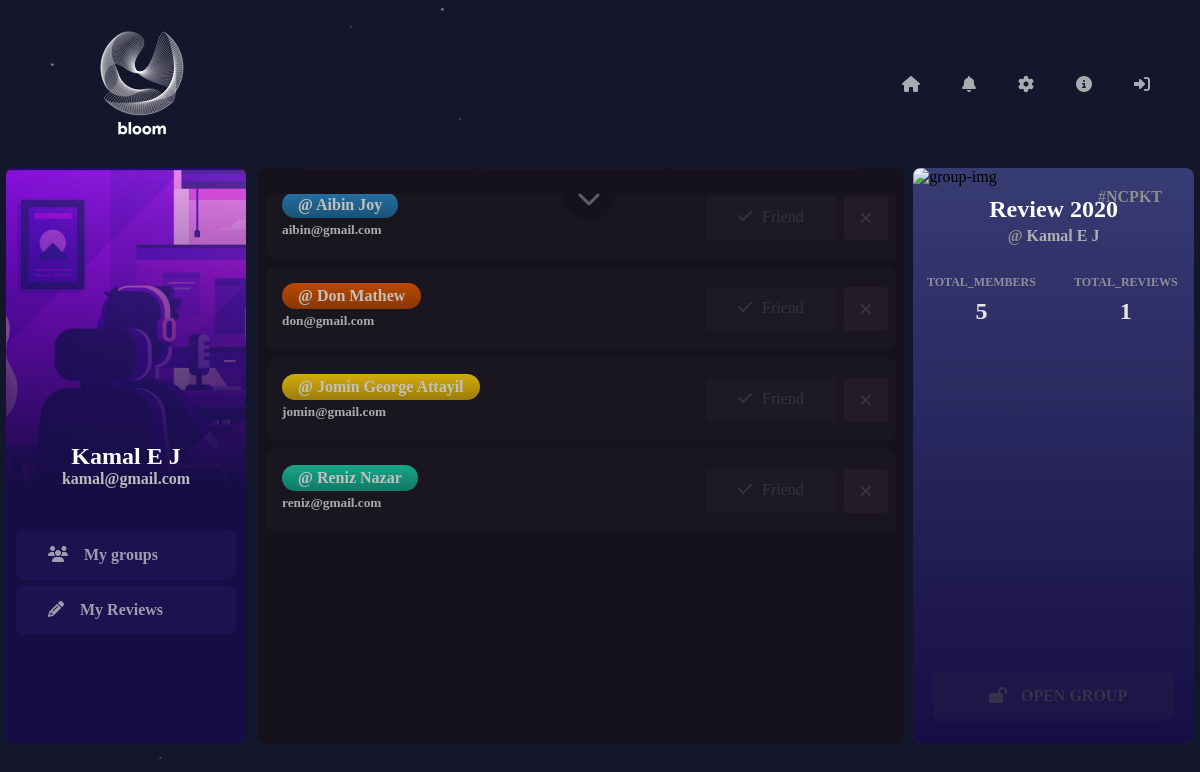
Screenshot of /showGroup.php?groupId=80 (signed in) with the database file from the repository.
### tables this page shows
CREATE TABLE `users` (
  `id` bigint(20) UNSIGNED NOT NULL,
  `name` varchar(255) NOT NULL,
  `email` varchar(255) NOT NULL,
  `password` varchar(255) NOT NULL
);

CREATE TABLE `joinedgroup` (
  `id` int(10) UNSIGNED NOT NULL,
  `group_id` int(11) NOT NULL,
  `user_id` bigint(20) UNSIGNED NOT NULL
);

CREATE TABLE `groups` (
  `id` int(100) NOT NULL,
  `user_id` bigint(20) UNSIGNED NOT NULL,
  `group_name` varchar(50) NOT NULL,
  `group_type` varchar(10) NOT NULL,
  `group_gen_id` varchar(10) NOT NULL
);

### showGroup.php (the view, shortened to what this page needs)
<?php
    include 'mainTop.php';
?>
<div class="group-detail-container">
    <div class="group-member-box" id="group-members-box">
        <?php
            require "includes/dh.inc.php";
            $gid = $_GET['groupId'];
            $uid = $_SESSION['userid'];
            $sql = "SELECT * FROM groups WHERE user_id='$uid' AND id='$gid';";
            $result = mysqli_query($conn, $sql);
            if(mysqli_num_rows($result)>0) {
                echo '<div class="group-options">
                <a href="#" class="add-friends-buttons2 second-add-friend0-button" style="position: relative;padding: 16px 32px;"><i class="fas fa-plus-square pdspace"></i> ADD FRIENDS</a>
                <a href="#" onclick="showAnnounceInputBox()" class="add-friends-buttons" style="position: relative;padding: 16px 32px;"><i class="fas fa-bullhorn pdspace"></i> BROADCAST</a>
                <a href="#" class="group-close-button delgp" style="position: relative;padding: 16px 32px;"><i class="fas fa-trash pdspace"></i> DELETE GROUP</a>
                <i class="fas fa-chevron-down pulldownarrow"></i>
                </div>';
            }
        ?>
        <?php
        if(isset($_GET['groupId'])) {
            $gid = $_GET['groupId'];
            $uid= $_SESSION['userid'];
            $sql = "SELECT u.name,u.id,u.email, g.group_id FROM users u,joinedgroup g WHERE g.group_id='$gid' AND g.user_id=u.id ORDER BY u.name;";
            $result = mysqli_query($conn, $sql);
            while($row = mysqli_fetch_assoc($result)) {
                if($row['id'] != $uid) {
                    echo '
                    <div class="review-box">
                    <div class="inside-review-option-box">';
                        $fid = $row['id'];
                        $sql2 = "SELECT * FROM myfriends WHERE user_id='$uid' AND friend_id='$fid';";
                        $results = mysqli_query($conn, $sql2);
                        $rowz = mysqli_num_rows($results);
                        if($rowz>0) {
                            echo '<a class="already-friend-button"><i class="fas fa-check pdspace"></i> Friend</a>';
                        }else {
                            echo '<a href="includes/addFriend.inc.php?id='.$fid.'&gid='.$gid.'" class="add-friend-button"><i class="fas fa-user-plus pdspace"></i> Add Friend</a>';
                        }
                        $qry = "SELECT * FROM groups WHERE user_id='$uid' AND id='$gid';";
                        $resultss = mysqli_query($conn, $qry);
                        if(mysqli_num_rows($resultss)>0) {
                            echo '<a href="includes/kick.inc.php?userId='.$row['id'].'&groupId='.$row['group_id'].'" class="kickout-btn"><i class="fas fa-times close-button"></i><span class="kick-span">KICK OUT</span></a>';
                        }
                    echo '
                    </div><div class="review-top">
                        <h4 class="group-username">@ '.$row['name'].'</h4>
                        <h5 class="group-user-about">'.$row['email'].'</h5>
                    </div>
                    <form method="POST" action="includes/sendReview.inc.php" class="review-bottom">
                    <i class="fas fa-comment-alt review-icon"></i>
                        <input type="text" placeholder="Say something about '.$row['name'].'" class="review-input" maxlength="500" id="review" require name="review">
                        <input type="hidden" id="userid" name="userid" value="'.$row['id'].'">
                        <input type="hidden" id="groupid" name="groupid" value="'.$row['group_id'].'">
                        <button type="submit" name="review-submit" class="review-button"><i class="fas fa-paper-plane pdspace"></i> send</button>
                    </form>
                    </div>
                    ';
                }
            }
        }
    ?>
    </div>
    <div class="group-details-box">
        <div>
            <img src="images/group-image.webp" alt="group-img">
            <div class="image-black-cover"></div>
        </div>
        <?php
            require "includes/dh.inc.php";
            if(isset($_GET['groupId'])) {
                $groupid = $_GET['groupId'];
                $sql = "SELECT * FROM groups WHERE id='$groupid';";
                $result = mysqli_query($conn, $sql);
                if($row = mysqli_fetch_assoc($result)) {
                    $uid = $row['user_id'];
                    $sql = "SELECT name FROM users where id='$uid';";
                    echo '
                        <div class="group-code-box">#
                        <input type="text" readonly value="'.$row['group_gen_id'].'" class="group-code">
                        </div>
                        <div class="group-detail-sub">
                        <h3 class="group-name">'.$row['group_name'].'</h3>
                    ';
                    if($row = mysqli_fetch_assoc(mysqli_query($conn, $sql))) {
                        echo '
                            <h4 class="group-hostname">@ <span>'.$row['name'].'</span></h4>
                            </div>
                        ';
                    }
                }
            }
        ?>
        <div style="display: grid;grid-template-columns: repeat(2,1fr);margin-top: 16px;row-gap: 8px;column-gap: 8px;">
            <h4 class="member-sub-text">TOTAL_MEMBERS</h4>
            <h4 class="member-sub-text">TOTAL_REVIEWS</h4>
            <?php
                require 'includes/dh.inc.php';
                if(isset($_GET['groupId'])) {
                    $gid = $_GET['groupId'];
                    $sql = "SELECT u.name,u.id,u.email FROM users u,joinedgroup g WHERE g.group_id='$gid' AND g.user_id=u.id;";
                    $result = mysqli_query($conn, $sql);
                    $total_members = mysqli_num_rows($result);
                    echo '
                        <h2 class="total-members" id="total_">'.$total_members.'</h2>
                        <input type="hidden" id="group-id" value="'.$gid.'">
                        <input type="hidden" id="group_t" value="'.$total_members.'">
                    ';
                    $sql = "SELECT * FROM reviews WHERE group_id='$gid';";
                    $result = mysqli_query($conn, $sql);
                    $totalReviews = mysqli_num_rows($result);
                    echo '
                        <h2 class="total-members">'. $totalReviews .'</h2>
                    ';
                }
            ?>
            <?php
                require 'includes/dh.inc.php';
                $uid = $_SESSION['userid'];
                $groupid = $_GET['groupId'];
                $sql = "SELECT * FROM groups WHERE user_id='$uid' AND id='$groupid';";
                $result = mysqli_query($conn, $sql);
                if($row = mysqli_fetch_assoc($result)) {
                    if($row['group_type'] == 'Public') {
                        echo '<a href="includes/groupAccess.inc.php?groupId='.$groupid.'" class="group-close-buttons"><i class="fas fa-lock pdspace"></i> CLOSE GROUP</a>';
                    }else {
                        echo '<a href="includes/groupAccess.inc.php?groupId='.$groupid.'" class="group-close-buttons open-button"><i class="fas fa-lock-open pdspace"></i> OPEN GROUP</a>';
                    }
                }else {
                    echo '<a href="includes/leaveGroup.inc.php?groupId='.$groupid.'" class="group-close-buttons"><i class="fas fa-sign-out-alt pdspace"></i> LEAVE GROUP</a>';
                }
            ?>
        </div>
    </div>
</div>
<?php
    include 'mainBottom.php';
?>

### mainTop.php (shortened to what this page needs)
<!DOCTYPE html>
<html lang="en">
<head>
    <link rel="stylesheet" href="css/styles.css">
</head>
<body>
<?php
    include_once("headpart.php");
?>
<div class="main-container">
    <div class="left-container shrink-in-amongus">
        <div class="user-info-box">
            <div class="image-black-cover"></div>
            <div class="user-infos">
            <?php
            require 'includes/dh.inc.php';
            $userid = $_SESSION['userid'];
            $sql = "SELECT * FROM users WHERE id='$userid';";
            $result = mysqli_query($conn, $sql);
            if($row = mysqli_fetch_assoc($result)) {
                echo '<h2>'.$row['name'].'</h2>';
                echo '<h4>'.$row['email'].'</h4>';
            }
            ?>
            </div>
        </div>
        <div class="user-menus">
            <a href="myGroup.php" class="user-menu-buttons active-menus-groups"><i class="fas fa-users uicons"></i> My groups</a>
            <a href="showMyReviews.php" class="user-menu-buttons active-menus-reviews"><i class="fas fa-pencil-alt uicons"></i> My Reviews
             </a>
        </div>
    </div>
    <div class="right-container expand-in-amongus">

### headpart.php (shortened to what this page needs)
<div class="top-menu-bar">
    <a href="index.php"><img src="images/logo.svg" alt="logo" class="logo-img"></a>
    <div style="display: flex;position: relative;">
    <a href="index.php" class="menus active-home"><i class="fas fa-home pdspace"></i> </a>
        <a href="#" class="menus notification-button"><i class="fas fa-bell pdspace"></i>
        <span class="name-menu notimenu">Notifications</span></a>
        <a href="account.php" class="menus active-settings"><i class="fas fa-cog pdspace"></i> </a>
        <a href="about.php" class="menus active-about"><i class="fas fa-info-circle pdspace"></i> </a>
        <a id="logout-btn" href="#" class="menus"><i class="fas fa-sign-in-alt pdspace"></i> </a>
    </div>
</div>

### mainBottom.php (shortened to what this page needs)
</div>
</div>
</body>
</html>

### rows the page displays
users: name "Kamal E J", email "kamal@gmail.com"
joinedgroup: user.name "Aibin Joy", user.email "aibin@gmail.com"
joinedgroup: user.name "Don Mathew", user.email "don@gmail.com"
joinedgroup: user.name "Jomin George Attayil", user.email "jomin@gmail.com"
joinedgroup: user.name "Reniz Nazar", user.email "reniz@gmail.com"
groups: group_gen "NCPKT", group_name "Review 2020"

### other values shown
$total_members "5"
$totalReviews "1"
